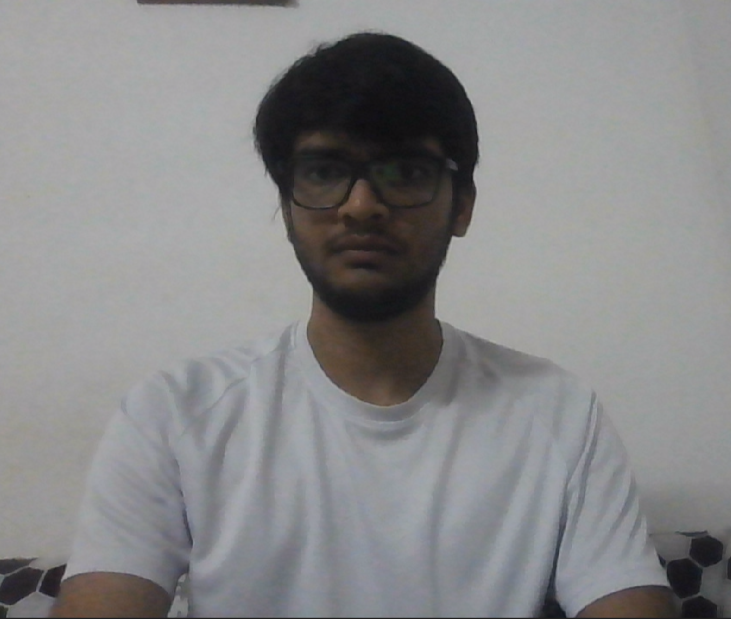
#> input picture Temporal Detection/shoulder line/test1.png, 731 x 619 px, given in place of the camera
$ python main.py   (older library calls are emulated)
#> lines starting #> are read from the running program, lines starting #| are printed output that depends on the picture
import cv2
import numpy as np

# Open the video capture
video_capture = cv2.VideoCapture(0)  # Change to the appropriate video source if needed

while True:
    # Read the current frame
    ret, frame = video_capture.read()
#> frame is the input picture: shape (619, 731, 3); mean B, G, R 137, 136.1, 136

    # Check if frame was read successfully
    if not ret:
        break

    # Convert the frame to grayscale
    gray_frame = cv2.cvtColor(frame, cv2.COLOR_BGR2GRAY)

    # Apply Sobel edge detection along the vertical axis
    edges = cv2.Sobel(gray_frame, cv2.CV_64F, 0, 1, ksize=3)
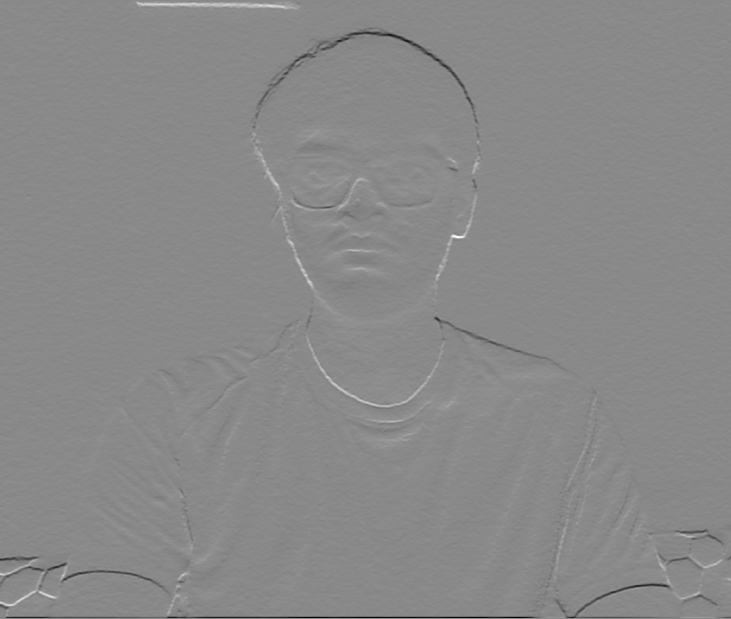
#> edges: shape (619, 731) float64; min -448, max 380, mean -1.1; drawn with min black and max white
    edges = cv2.convertScaleAbs(edges)
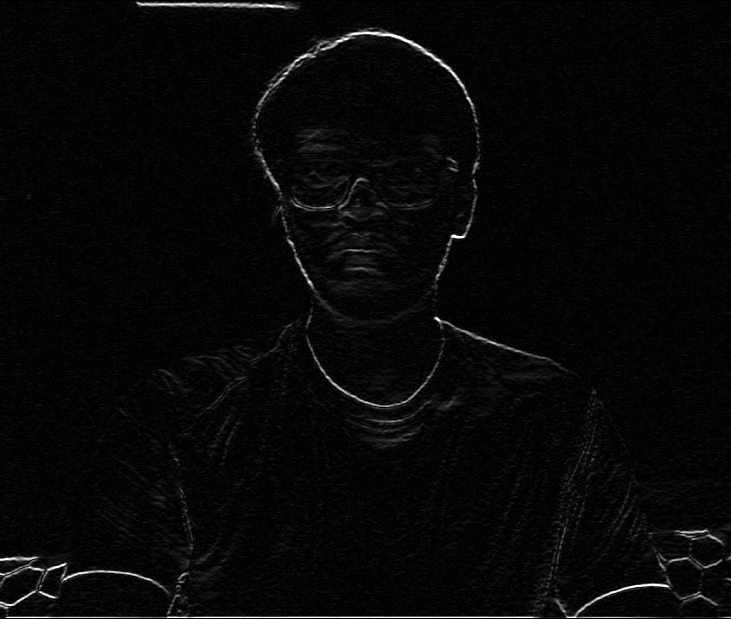
#> edges: shape (619, 731); min 0, max 255, mean 7.5

    # Threshold the edges to obtain a binary image
    _, thresholded = cv2.threshold(edges, 100, 255, cv2.THRESH_BINARY)
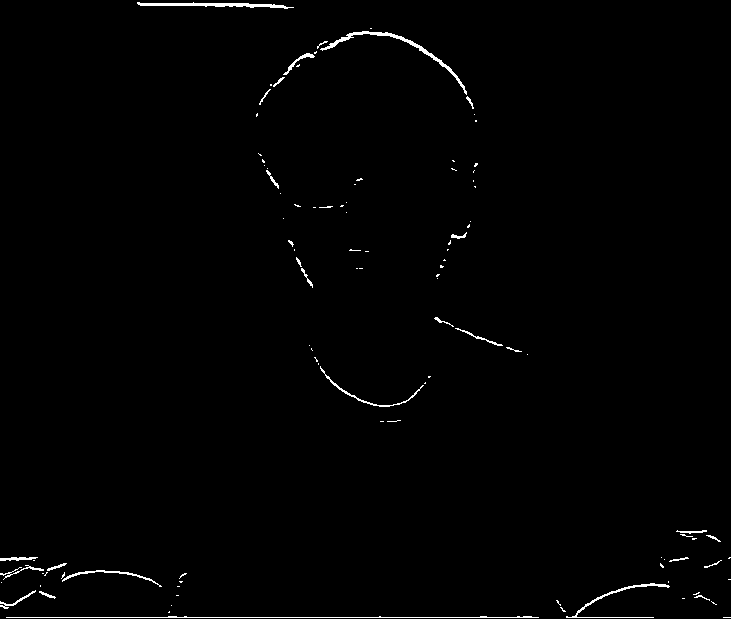
#> thresholded: shape (619, 731); 0.88% white in thin lines or dots

    # Create a green-colored image for displaying vertical edges
    green_edges = cv2.merge([np.zeros_like(thresholded), thresholded, np.zeros_like(thresholded)])

    # Display the green-colored edges in real-time
    cv2.imshow("Vertical Edges", green_edges)

    # Break the loop if 'q' key is pressed
    if cv2.waitKey(1) & 0xFF == ord('q'):
#> (key q is pressed here)
        break

# Release the video capture and close the windows
video_capture.release()
cv2.destroyAllWindows()
